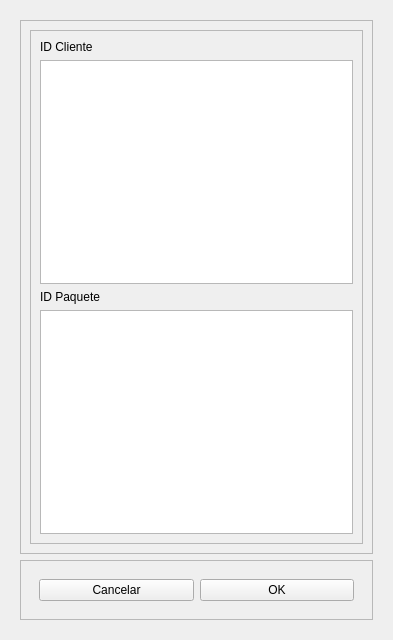
<?xml version="1.0" encoding="UTF-8"?>
<ui version="4.0">
 <class>Form</class>
 <widget class="QWidget" name="Form">
  <property name="geometry">
   <rect>
    <x>0</x>
    <y>0</y>
    <width>393</width>
    <height>640</height>
   </rect>
  </property>
  <property name="windowTitle">
   <string>Form</string>
  </property>
  <layout class="QHBoxLayout" name="horizontalLayout_2">
   <item>
    <widget class="QWidget" name="widget" native="true">
     <layout class="QVBoxLayout" name="verticalLayout_4">
      <item>
       <widget class="QFrame" name="frame_2">
        <property name="frameShape">
         <enum>QFrame::StyledPanel</enum>
        </property>
        <property name="frameShadow">
         <enum>QFrame::Raised</enum>
        </property>
        <layout class="QVBoxLayout" name="verticalLayout_3">
         <item>
          <widget class="QFrame" name="frame_4">
           <property name="frameShape">
            <enum>QFrame::StyledPanel</enum>
           </property>
           <property name="frameShadow">
            <enum>QFrame::Raised</enum>
           </property>
           <layout class="QVBoxLayout" name="verticalLayout_2">
            <item>
             <widget class="QLabel" name="label_2">
              <property name="text">
               <string>ID Cliente</string>
              </property>
             </widget>
            </item>
            <item>
             <widget class="QPlainTextEdit" name="textCli"/>
            </item>
            <item>
             <widget class="QLabel" name="label_3">
              <property name="text">
               <string>ID Paquete</string>
              </property>
             </widget>
            </item>
            <item>
             <widget class="QPlainTextEdit" name="textPaq"/>
            </item>
           </layout>
          </widget>
         </item>
        </layout>
       </widget>
      </item>
      <item>
       <widget class="QFrame" name="frame">
        <property name="frameShape">
         <enum>QFrame::StyledPanel</enum>
        </property>
        <property name="frameShadow">
         <enum>QFrame::Raised</enum>
        </property>
        <layout class="QVBoxLayout" name="verticalLayout">
         <item>
          <widget class="QWidget" name="widget_2" native="true">
           <layout class="QHBoxLayout" name="horizontalLayout">
            <item>
             <widget class="QPushButton" name="btnCancel">
              <property name="text">
               <string>Cancelar</string>
              </property>
             </widget>
            </item>
            <item>
             <widget class="QPushButton" name="btnOk">
              <property name="text">
               <string>OK</string>
              </property>
             </widget>
            </item>
           </layout>
          </widget>
         </item>
        </layout>
       </widget>
      </item>
     </layout>
    </widget>
   </item>
  </layout>
 </widget>
 <resources/>
 <connections/>
</ui>
